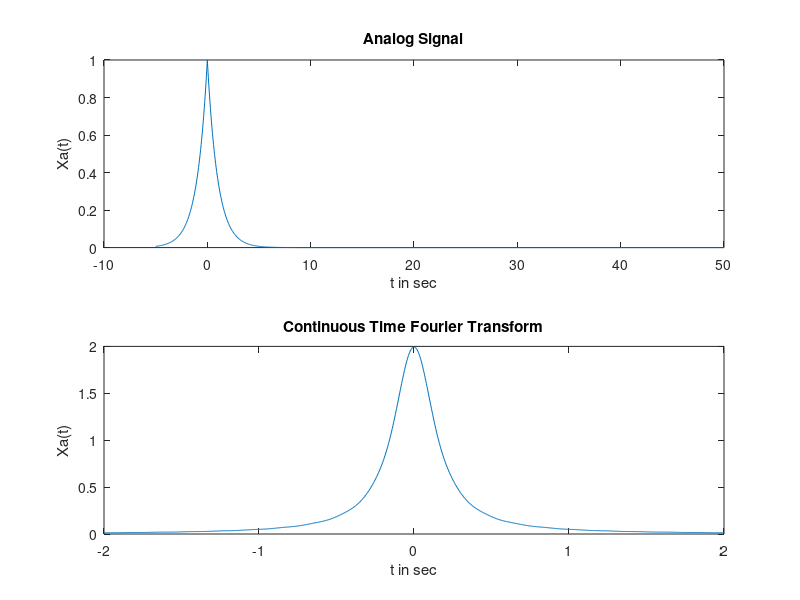

Write the MATLAB code that produced this figure.
clc;
close all;
%analog Signal
dt=0.00005;
t=-0.005:dt:0.05;
xa=exp(-1000*abs(t));
subplot(2,1,1);
plot(t*1000,xa);
title('Analog Signal');
xlabel('t in sec');
ylabel('Xa(t)');
%Continuous Time Fourier Transform
Wmax=2*pi*2000;
K=500;
k=0:1:K;
W=k*Wmax/K;
xal=xa*exp(-1i*t'*W)*dt;
xal=real(xal);
W=[-fliplr(W),W(2:501)];
xal=[fliplr(xal),xal(2:501)];
subplot(2,1,2);
plot(W/(2*pi*1000),xal*1000);
title('Continuous Time Fourier Transform');
xlabel('t in sec');
ylabel('Xa(t)');